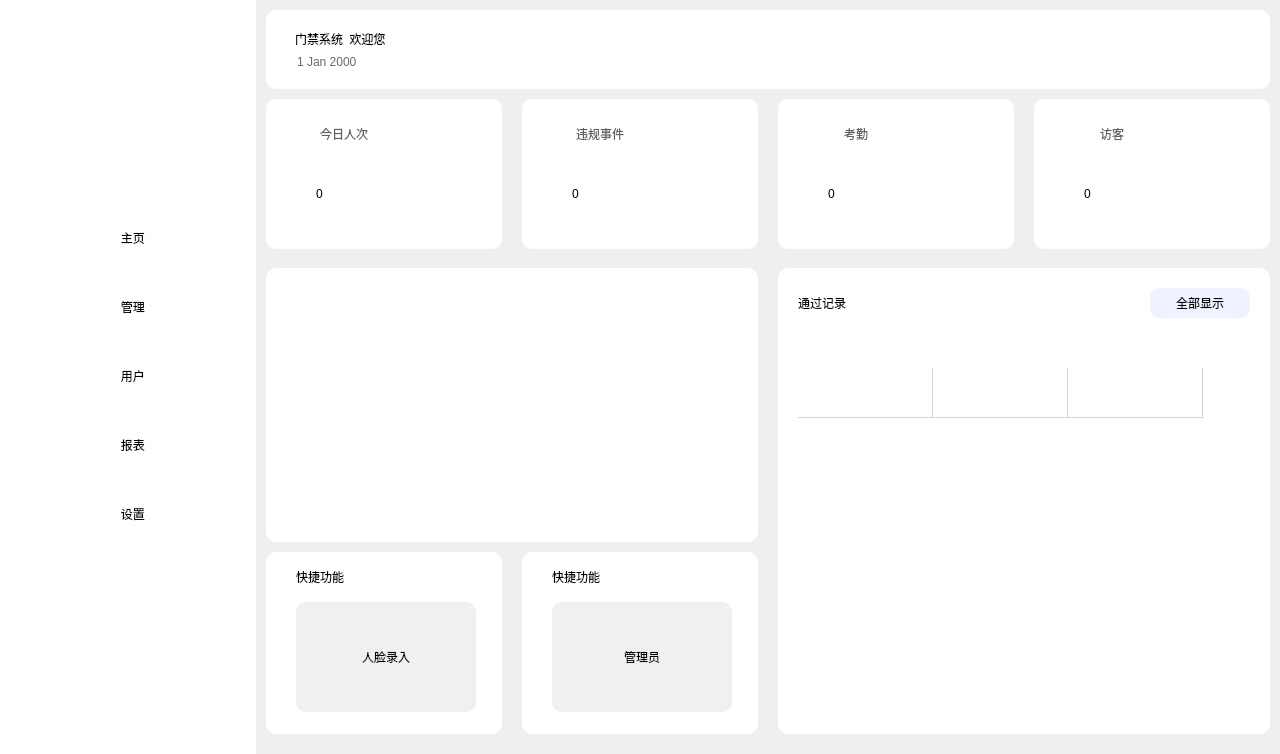
<?xml version="1.0" encoding="UTF-8"?>
<ui version="4.0">
 <class>Dialog</class>
 <widget class="QDialog" name="Dialog">
  <property name="geometry">
   <rect>
    <x>0</x>
    <y>0</y>
    <width>1280</width>
    <height>754</height>
   </rect>
  </property>
  <property name="windowTitle">
   <string>Dialog</string>
  </property>
  <layout class="QHBoxLayout" name="horizontalLayout" stretch="1,4">
   <property name="spacing">
    <number>0</number>
   </property>
   <property name="leftMargin">
    <number>0</number>
   </property>
   <property name="topMargin">
    <number>0</number>
   </property>
   <property name="rightMargin">
    <number>0</number>
   </property>
   <property name="bottomMargin">
    <number>0</number>
   </property>
   <item>
    <widget class="QWidget" name="sidebar_widget" native="true">
     <layout class="QVBoxLayout" name="verticalLayout" stretch="1,3">
      <property name="spacing">
       <number>0</number>
      </property>
      <property name="leftMargin">
       <number>0</number>
      </property>
      <property name="topMargin">
       <number>0</number>
      </property>
      <property name="rightMargin">
       <number>0</number>
      </property>
      <property name="bottomMargin">
       <number>0</number>
      </property>
      <item>
       <widget class="QWidget" name="avatar_widget" native="true">
        <property name="tabletTracking">
         <bool>true</bool>
        </property>
        <property name="layoutDirection">
         <enum>Qt::LeftToRight</enum>
        </property>
        <property name="styleSheet">
         <string notr="true">background-color:  white;
</string>
        </property>
        <layout class="QVBoxLayout" name="verticalLayout_4">
         <property name="spacing">
          <number>10</number>
         </property>
         <property name="leftMargin">
          <number>0</number>
         </property>
         <property name="topMargin">
          <number>20</number>
         </property>
         <property name="rightMargin">
          <number>0</number>
         </property>
         <property name="bottomMargin">
          <number>0</number>
         </property>
         <item>
          <widget class="QPushButton" name="user_page_button">
           <property name="sizePolicy">
            <sizepolicy hsizetype="Minimum" vsizetype="Fixed">
             <horstretch>0</horstretch>
             <verstretch>0</verstretch>
            </sizepolicy>
           </property>
           <property name="styleSheet">
            <string notr="true">border-radius: 40px;

</string>
           </property>
           <property name="text">
            <string/>
           </property>
           <property name="icon">
            <iconset>
             <normaloff>../DoorAccessSystem/icon/账号管理.png</normaloff>../DoorAccessSystem/icon/账号管理.png</iconset>
           </property>
           <property name="iconSize">
            <size>
             <width>100</width>
             <height>100</height>
            </size>
           </property>
          </widget>
         </item>
        </layout>
       </widget>
      </item>
      <item>
       <widget class="QWidget" name="sidebar_button_widget" native="true">
        <property name="sizePolicy">
         <sizepolicy hsizetype="Preferred" vsizetype="Preferred">
          <horstretch>0</horstretch>
          <verstretch>0</verstretch>
         </sizepolicy>
        </property>
        <property name="styleSheet">
         <string notr="true">background-color:  white;</string>
        </property>
        <layout class="QVBoxLayout" name="verticalLayout_3">
         <property name="spacing">
          <number>0</number>
         </property>
         <property name="leftMargin">
          <number>28</number>
         </property>
         <property name="topMargin">
          <number>0</number>
         </property>
         <property name="rightMargin">
          <number>0</number>
         </property>
         <property name="bottomMargin">
          <number>0</number>
         </property>
         <item>
          <widget class="QPushButton" name="home_page_button">
           <property name="sizePolicy">
            <sizepolicy hsizetype="Fixed" vsizetype="Fixed">
             <horstretch>0</horstretch>
             <verstretch>0</verstretch>
            </sizepolicy>
           </property>
           <property name="minimumSize">
            <size>
             <width>40</width>
             <height>50</height>
            </size>
           </property>
           <property name="maximumSize">
            <size>
             <width>200</width>
             <height>40</height>
            </size>
           </property>
           <property name="mouseTracking">
            <bool>true</bool>
           </property>
           <property name="layoutDirection">
            <enum>Qt::LeftToRight</enum>
           </property>
           <property name="styleSheet">
            <string notr="true">
QPushButton
{	border-radius: 10px;
	font: 12pt &quot;黑体&quot;; 
    color:black;
	background-color: rgb(255, 255, 255);
}
/*按钮停留态*/
QPushButton:hover
{	border-radius: 10px;
    color:rgb(27 , 39 , 246);
	background-color:rgb(238 , 243 , 255);
}

/*按钮按下态*/
QPushButton:pressed
{ 	border-radius: 10px;
    background-color:rgb(238 , 243 , 255);
    /*左内边距为3像素，让按下时字向右移动3像素*/  
    padding-left:3px;
    /*上内边距为3像素，让按下时字向下移动3像素*/  
    padding-top:3px;
}</string>
           </property>
           <property name="text">
            <string>   主页</string>
           </property>
           <property name="icon">
            <iconset>
             <normaloff>../DoorAccessSystem/icon/user.png</normaloff>../DoorAccessSystem/icon/user.png</iconset>
           </property>
           <property name="iconSize">
            <size>
             <width>20</width>
             <height>24</height>
            </size>
           </property>
          </widget>
         </item>
         <item>
          <widget class="QPushButton" name="management_button">
           <property name="minimumSize">
            <size>
             <width>40</width>
             <height>50</height>
            </size>
           </property>
           <property name="maximumSize">
            <size>
             <width>200</width>
             <height>40</height>
            </size>
           </property>
           <property name="styleSheet">
            <string notr="true">QPushButton
{	border-radius: 10px;
	font: 12pt &quot;黑体&quot;; 
    color:black;
	background-color: rgb(255, 255, 255);
}
/*按钮停留态*/
QPushButton:hover
{	border-radius: 10px;
    color:rgb(27 , 39 , 246);
	background-color:rgb(238 , 243 , 255);
}

/*按钮按下态*/
QPushButton:pressed
{ 	border-radius: 10px;
    background-color:rgb(238 , 243 , 255);
    /*左内边距为3像素，让按下时字向右移动3像素*/  
    padding-left:3px;
    /*上内边距为3像素，让按下时字向下移动3像素*/  
    padding-top:3px;
}</string>
           </property>
           <property name="text">
            <string>   管理</string>
           </property>
           <property name="icon">
            <iconset>
             <normaloff>../DoorAccessSystem/icon/线性_菜单.png</normaloff>../DoorAccessSystem/icon/线性_菜单.png</iconset>
           </property>
          </widget>
         </item>
         <item>
          <widget class="QPushButton" name="users_page_button">
           <property name="minimumSize">
            <size>
             <width>40</width>
             <height>50</height>
            </size>
           </property>
           <property name="maximumSize">
            <size>
             <width>200</width>
             <height>40</height>
            </size>
           </property>
           <property name="styleSheet">
            <string notr="true">QPushButton
{	border-radius: 10px;
	font: 12pt &quot;黑体&quot;; 
    color:black;
	background-color: rgb(255, 255, 255);
}
/*按钮停留态*/
QPushButton:hover
{	border-radius: 10px;
    color:rgb(27 , 39 , 246);
	background-color:rgb(238 , 243 , 255);
}

/*按钮按下态*/
QPushButton:pressed
{ 	border-radius: 10px;
    background-color:rgb(238 , 243 , 255);
    /*左内边距为3像素，让按下时字向右移动3像素*/  
    padding-left:3px;
    /*上内边距为3像素，让按下时字向下移动3像素*/  
    padding-top:3px;
}</string>
           </property>
           <property name="text">
            <string>   用户</string>
           </property>
           <property name="icon">
            <iconset>
             <normaloff>../DoorAccessSystem/icon/users.png</normaloff>../DoorAccessSystem/icon/users.png</iconset>
           </property>
          </widget>
         </item>
         <item>
          <widget class="QPushButton" name="report_page_button">
           <property name="minimumSize">
            <size>
             <width>40</width>
             <height>50</height>
            </size>
           </property>
           <property name="maximumSize">
            <size>
             <width>200</width>
             <height>40</height>
            </size>
           </property>
           <property name="styleSheet">
            <string notr="true">QPushButton
{	border-radius: 10px;
	font: 12pt &quot;黑体&quot;; 
    color:black;
	background-color: rgb(255, 255, 255);
}
/*按钮停留态*/
QPushButton:hover
{	border-radius: 10px;
    color:rgb(27 , 39 , 246);
	background-color:rgb(238 , 243 , 255);
}

/*按钮按下态*/
QPushButton:pressed
{ 	border-radius: 10px;
    background-color:rgb(238 , 243 , 255);
    /*左内边距为3像素，让按下时字向右移动3像素*/  
    padding-left:3px;
    /*上内边距为3像素，让按下时字向下移动3像素*/  
    padding-top:3px;
}</string>
           </property>
           <property name="text">
            <string>   报表</string>
           </property>
           <property name="icon">
            <iconset>
             <normaloff>../DoorAccessSystem/icon/sheet.png</normaloff>../DoorAccessSystem/icon/sheet.png</iconset>
           </property>
          </widget>
         </item>
         <item>
          <widget class="QPushButton" name="setting_button">
           <property name="minimumSize">
            <size>
             <width>40</width>
             <height>50</height>
            </size>
           </property>
           <property name="maximumSize">
            <size>
             <width>200</width>
             <height>40</height>
            </size>
           </property>
           <property name="styleSheet">
            <string notr="true">QPushButton
{	border-radius: 10px;
	font: 12pt &quot;黑体&quot;; 
    color:black;
	background-color: rgb(255, 255, 255);
}
/*按钮停留态*/
QPushButton:hover
{	border-radius: 10px;
    color:rgb(27 , 39 , 246);
	background-color:rgb(238 , 243 , 255);
}

/*按钮按下态*/
QPushButton:pressed
{ 	border-radius: 10px;
    background-color:rgb(238 , 243 , 255);
    /*左内边距为3像素，让按下时字向右移动3像素*/  
    padding-left:3px;
    /*上内边距为3像素，让按下时字向下移动3像素*/  
    padding-top:3px;
}</string>
           </property>
           <property name="text">
            <string>   设置</string>
           </property>
           <property name="icon">
            <iconset>
             <normaloff>../DoorAccessSystem/icon/setting.png</normaloff>../DoorAccessSystem/icon/setting.png</iconset>
           </property>
          </widget>
         </item>
         <item>
          <spacer name="verticalSpacer">
           <property name="orientation">
            <enum>Qt::Vertical</enum>
           </property>
           <property name="sizeType">
            <enum>QSizePolicy::Fixed</enum>
           </property>
           <property name="sizeHint" stdset="0">
            <size>
             <width>20</width>
             <height>200</height>
            </size>
           </property>
          </spacer>
         </item>
        </layout>
       </widget>
      </item>
     </layout>
    </widget>
   </item>
   <item>
    <widget class="QWidget" name="content_area_widget" native="true">
     <layout class="QVBoxLayout" name="verticalLayout_2" stretch="1,2,6">
      <property name="spacing">
       <number>10</number>
      </property>
      <property name="leftMargin">
       <number>10</number>
      </property>
      <property name="topMargin">
       <number>10</number>
      </property>
      <property name="rightMargin">
       <number>10</number>
      </property>
      <property name="bottomMargin">
       <number>10</number>
      </property>
      <item>
       <widget class="QFrame" name="toolbar_frame_2">
        <property name="styleSheet">
         <string notr="true">border-radius: 10px;
background-color:  white;</string>
        </property>
        <property name="frameShape">
         <enum>QFrame::StyledPanel</enum>
        </property>
        <property name="frameShadow">
         <enum>QFrame::Raised</enum>
        </property>
        <layout class="QHBoxLayout" name="horizontalLayout_3" stretch="20,1">
         <property name="spacing">
          <number>20</number>
         </property>
         <property name="leftMargin">
          <number>20</number>
         </property>
         <property name="topMargin">
          <number>10</number>
         </property>
         <property name="rightMargin">
          <number>20</number>
         </property>
         <property name="bottomMargin">
          <number>10</number>
         </property>
         <item>
          <widget class="QWidget" name="widget" native="true">
           <layout class="QVBoxLayout" name="verticalLayout_5">
            <item>
             <widget class="QLabel" name="toolbar_label_6">
              <property name="styleSheet">
               <string notr="true">font: 14pt &quot;黑体&quot;;</string>
              </property>
              <property name="text">
               <string>门禁系统  欢迎您</string>
              </property>
             </widget>
            </item>
            <item>
             <widget class="QDateEdit" name="dateEdit">
              <property name="autoFillBackground">
               <bool>false</bool>
              </property>
              <property name="styleSheet">
               <string notr="true">font: 10pt &quot;黑体&quot;;
color: rgb(106, 106, 106);</string>
              </property>
              <property name="readOnly">
               <bool>true</bool>
              </property>
              <property name="buttonSymbols">
               <enum>QAbstractSpinBox::NoButtons</enum>
              </property>
             </widget>
            </item>
           </layout>
          </widget>
         </item>
         <item>
          <widget class="QPushButton" name="user_page_button_2">
           <property name="styleSheet">
            <string notr="true">border-radius: 10px;</string>
           </property>
           <property name="text">
            <string/>
           </property>
           <property name="icon">
            <iconset>
             <normaloff>../DoorAccessSystem/icon/账号管理.png</normaloff>../DoorAccessSystem/icon/账号管理.png</iconset>
           </property>
           <property name="iconSize">
            <size>
             <width>50</width>
             <height>50</height>
            </size>
           </property>
          </widget>
         </item>
        </layout>
       </widget>
      </item>
      <item>
       <widget class="QWidget" name="widget_5" native="true">
        <widget class="QPushButton" name="today_count_button">
         <property name="enabled">
          <bool>true</bool>
         </property>
         <property name="geometry">
          <rect>
           <x>0</x>
           <y>0</y>
           <width>236</width>
           <height>150</height>
          </rect>
         </property>
         <property name="sizePolicy">
          <sizepolicy hsizetype="Preferred" vsizetype="Preferred">
           <horstretch>0</horstretch>
           <verstretch>0</verstretch>
          </sizepolicy>
         </property>
         <property name="minimumSize">
          <size>
           <width>0</width>
           <height>150</height>
          </size>
         </property>
         <property name="sizeIncrement">
          <size>
           <width>0</width>
           <height>0</height>
          </size>
         </property>
         <property name="baseSize">
          <size>
           <width>0</width>
           <height>0</height>
          </size>
         </property>
         <property name="contextMenuPolicy">
          <enum>Qt::DefaultContextMenu</enum>
         </property>
         <property name="toolTipDuration">
          <number>-1</number>
         </property>
         <property name="layoutDirection">
          <enum>Qt::LeftToRight</enum>
         </property>
         <property name="autoFillBackground">
          <bool>false</bool>
         </property>
         <property name="styleSheet">
          <string notr="true">QPushButton {
	border-radius: 10px;
	background-color:  white;
	font: 12pt &quot;黑体&quot;;
	color: rgb(95, 95, 95);
    padding-right: 80px; 
    padding-bottom: 80px;
}

/*按钮按下态*/
QPushButton:pressed
{   /*左内边距为3像素，让按下时字向右移动3像素*/  
    padding-left:3px;
    /*上内边距为3像素，让按下时字向下移动3像素*/  
    padding-top:3px;
}</string>
         </property>
         <property name="text">
          <string>今日人次</string>
         </property>
         <property name="icon">
          <iconset>
           <normaloff>../DoorAccessSystem/icon/今日人数.png</normaloff>../DoorAccessSystem/icon/今日人数.png</iconset>
         </property>
         <property name="iconSize">
          <size>
           <width>50</width>
           <height>50</height>
          </size>
         </property>
         <property name="autoRepeatDelay">
          <number>300</number>
         </property>
        </widget>
        <widget class="QPushButton" name="breach_event_button">
         <property name="geometry">
          <rect>
           <x>256</x>
           <y>0</y>
           <width>236</width>
           <height>150</height>
          </rect>
         </property>
         <property name="minimumSize">
          <size>
           <width>0</width>
           <height>150</height>
          </size>
         </property>
         <property name="styleSheet">
          <string notr="true">QPushButton {
	border-radius: 10px;
	background-color:  white;
	font: 12pt &quot;黑体&quot;;
	color: rgb(95, 95, 95);
    padding-right: 80px; 
    padding-bottom: 80px;
}

/*按钮按下态*/
QPushButton:pressed
{   /*左内边距为3像素，让按下时字向右移动3像素*/  
    padding-left:3px;
    /*上内边距为3像素，让按下时字向下移动3像素*/  
    padding-top:3px;
}</string>
         </property>
         <property name="text">
          <string>违规事件</string>
         </property>
         <property name="icon">
          <iconset>
           <normaloff>../DoorAccessSystem/icon/总人数.png</normaloff>../DoorAccessSystem/icon/总人数.png</iconset>
         </property>
         <property name="iconSize">
          <size>
           <width>50</width>
           <height>50</height>
          </size>
         </property>
         <property name="autoDefault">
          <bool>true</bool>
         </property>
         <property name="default">
          <bool>false</bool>
         </property>
         <property name="flat">
          <bool>false</bool>
         </property>
        </widget>
        <widget class="QPushButton" name="attendance_button">
         <property name="geometry">
          <rect>
           <x>512</x>
           <y>0</y>
           <width>236</width>
           <height>150</height>
          </rect>
         </property>
         <property name="minimumSize">
          <size>
           <width>0</width>
           <height>150</height>
          </size>
         </property>
         <property name="styleSheet">
          <string notr="true">QPushButton {
	border-radius: 10px;
	background-color:  white;
	font: 12pt &quot;黑体&quot;;
	color: rgb(95, 95, 95);
    padding-right: 80px; 
    padding-bottom: 80px;
}

/*按钮按下态*/
QPushButton:pressed
{   /*左内边距为3像素，让按下时字向右移动3像素*/  
    padding-left:3px;
    /*上内边距为3像素，让按下时字向下移动3像素*/  
    padding-top:3px;
}</string>
         </property>
         <property name="text">
          <string>考勤</string>
         </property>
         <property name="icon">
          <iconset>
           <normaloff>../DoorAccessSystem/icon/考勤.png</normaloff>../DoorAccessSystem/icon/考勤.png</iconset>
         </property>
         <property name="iconSize">
          <size>
           <width>50</width>
           <height>50</height>
          </size>
         </property>
         <property name="autoDefault">
          <bool>true</bool>
         </property>
         <property name="default">
          <bool>false</bool>
         </property>
         <property name="flat">
          <bool>false</bool>
         </property>
        </widget>
        <widget class="QPushButton" name="visitors_button">
         <property name="geometry">
          <rect>
           <x>768</x>
           <y>0</y>
           <width>236</width>
           <height>150</height>
          </rect>
         </property>
         <property name="minimumSize">
          <size>
           <width>0</width>
           <height>150</height>
          </size>
         </property>
         <property name="styleSheet">
          <string notr="true">QPushButton {
	border-radius: 10px;
	background-color:  white;
	font: 12pt &quot;黑体&quot;;
	color: rgb(95, 95, 95);
    padding-right: 80px; 
    padding-bottom: 80px;
}

/*按钮按下态*/
QPushButton:pressed
{   /*左内边距为3像素，让按下时字向右移动3像素*/  
    padding-left:3px;
    /*上内边距为3像素，让按下时字向下移动3像素*/  
    padding-top:3px;
}</string>
         </property>
         <property name="text">
          <string>访客</string>
         </property>
         <property name="icon">
          <iconset>
           <normaloff>../DoorAccessSystem/icon/访客.png</normaloff>../DoorAccessSystem/icon/访客.png</iconset>
         </property>
         <property name="iconSize">
          <size>
           <width>50</width>
           <height>50</height>
          </size>
         </property>
        </widget>
        <widget class="QLabel" name="today_count_label">
         <property name="geometry">
          <rect>
           <x>50</x>
           <y>80</y>
           <width>80</width>
           <height>30</height>
          </rect>
         </property>
         <property name="styleSheet">
          <string notr="true">font: 20pt &quot;黑体&quot;;
</string>
         </property>
         <property name="text">
          <string>0</string>
         </property>
        </widget>
        <widget class="QLabel" name="breach_event_label">
         <property name="geometry">
          <rect>
           <x>306</x>
           <y>80</y>
           <width>80</width>
           <height>30</height>
          </rect>
         </property>
         <property name="styleSheet">
          <string notr="true">font: 20pt &quot;黑体&quot;;
</string>
         </property>
         <property name="text">
          <string>0</string>
         </property>
        </widget>
        <widget class="QLabel" name="attendance_label">
         <property name="geometry">
          <rect>
           <x>562</x>
           <y>80</y>
           <width>80</width>
           <height>30</height>
          </rect>
         </property>
         <property name="styleSheet">
          <string notr="true">font: 20pt &quot;黑体&quot;;
</string>
         </property>
         <property name="text">
          <string>0</string>
         </property>
        </widget>
        <widget class="QLabel" name="visitors_label">
         <property name="geometry">
          <rect>
           <x>818</x>
           <y>80</y>
           <width>80</width>
           <height>30</height>
          </rect>
         </property>
         <property name="styleSheet">
          <string notr="true">font: 20pt &quot;黑体&quot;;
</string>
         </property>
         <property name="text">
          <string>0</string>
         </property>
        </widget>
        <zorder>breach_event_button</zorder>
        <zorder>today_count_button</zorder>
        <zorder>attendance_button</zorder>
        <zorder>visitors_button</zorder>
        <zorder>today_count_label</zorder>
        <zorder>breach_event_label</zorder>
        <zorder>attendance_label</zorder>
        <zorder>visitors_label</zorder>
       </widget>
      </item>
      <item>
       <widget class="QWidget" name="widget_6" native="true">
        <layout class="QHBoxLayout" name="horizontalLayout_4">
         <property name="spacing">
          <number>20</number>
         </property>
         <property name="leftMargin">
          <number>0</number>
         </property>
         <property name="topMargin">
          <number>0</number>
         </property>
         <property name="rightMargin">
          <number>0</number>
         </property>
         <property name="bottomMargin">
          <number>10</number>
         </property>
         <item>
          <widget class="QWidget" name="widget_8" native="true">
           <property name="styleSheet">
            <string notr="true">border-radius: 10px;
</string>
           </property>
           <layout class="QGridLayout" name="gridLayout" rowstretch="3,2" columnstretch="0,0">
            <property name="leftMargin">
             <number>0</number>
            </property>
            <property name="topMargin">
             <number>0</number>
            </property>
            <property name="rightMargin">
             <number>0</number>
            </property>
            <property name="bottomMargin">
             <number>0</number>
            </property>
            <property name="horizontalSpacing">
             <number>20</number>
            </property>
            <property name="verticalSpacing">
             <number>10</number>
            </property>
            <item row="0" column="0" colspan="2">
             <widget class="QWidget" name="daily_headcounts_chart_widget" native="true">
              <property name="styleSheet">
               <string notr="true">border-radius: 10px;
background-color:  white;</string>
              </property>
             </widget>
            </item>
            <item row="1" column="0">
             <widget class="QWidget" name="widget_26" native="true">
              <property name="styleSheet">
               <string notr="true">border-radius: 10px;
background-color:  white;</string>
              </property>
              <widget class="QLabel" name="label_3">
               <property name="geometry">
                <rect>
                 <x>30</x>
                 <y>10</y>
                 <width>80</width>
                 <height>30</height>
                </rect>
               </property>
               <property name="styleSheet">
                <string notr="true">font: 12pt &quot;幼圆&quot;;</string>
               </property>
               <property name="text">
                <string>快捷功能</string>
               </property>
              </widget>
              <widget class="QPushButton" name="face_import_button">
               <property name="geometry">
                <rect>
                 <x>30</x>
                 <y>50</y>
                 <width>180</width>
                 <height>110</height>
                </rect>
               </property>
               <property name="layoutDirection">
                <enum>Qt::LeftToRight</enum>
               </property>
               <property name="autoFillBackground">
                <bool>false</bool>
               </property>
               <property name="styleSheet">
                <string notr="true">QPushButton
{	font: 12pt &quot;黑体&quot;;
	background-color: rgb(240, 240, 240);
	border-radius: 10px;
    color:black;
}

/*按钮按下态*/
QPushButton:pressed
{ 	border-radius: 10px;
    background-color: rgb(240, 240, 240);
    /*左内边距为3像素，让按下时字向右移动3像素*/  
    padding-left:3px;
    /*上内边距为3像素，让按下时字向下移动3像素*/  
    padding-top:3px;
}</string>
               </property>
               <property name="text">
                <string>人脸录入</string>
               </property>
               <property name="icon">
                <iconset>
                 <normaloff>icon/人脸识别.png</normaloff>icon/人脸识别.png</iconset>
               </property>
               <property name="iconSize">
                <size>
                 <width>50</width>
                 <height>50</height>
                </size>
               </property>
               <property name="checkable">
                <bool>false</bool>
               </property>
               <property name="flat">
                <bool>false</bool>
               </property>
              </widget>
             </widget>
            </item>
            <item row="1" column="1">
             <widget class="QWidget" name="widget_27" native="true">
              <property name="styleSheet">
               <string notr="true">border-radius: 10px;
background-color:  white;</string>
              </property>
              <widget class="QLabel" name="label_4">
               <property name="geometry">
                <rect>
                 <x>30</x>
                 <y>10</y>
                 <width>80</width>
                 <height>30</height>
                </rect>
               </property>
               <property name="styleSheet">
                <string notr="true">font: 12pt &quot;幼圆&quot;;</string>
               </property>
               <property name="text">
                <string>快捷功能</string>
               </property>
              </widget>
              <widget class="QPushButton" name="admin_accounts_Button">
               <property name="geometry">
                <rect>
                 <x>30</x>
                 <y>50</y>
                 <width>180</width>
                 <height>110</height>
                </rect>
               </property>
               <property name="layoutDirection">
                <enum>Qt::LeftToRight</enum>
               </property>
               <property name="autoFillBackground">
                <bool>false</bool>
               </property>
               <property name="styleSheet">
                <string notr="true">QPushButton
{	font: 12pt &quot;黑体&quot;;
	background-color: rgb(240, 240, 240);
	border-radius: 10px;
    color:black;
}

/*按钮按下态*/
QPushButton:pressed
{ 	border-radius: 10px;
    background-color: rgb(240, 240, 240);
    /*左内边距为3像素，让按下时字向右移动3像素*/  
    padding-left:3px;
    /*上内边距为3像素，让按下时字向下移动3像素*/  
    padding-top:3px;
}</string>
               </property>
               <property name="text">
                <string>管理员</string>
               </property>
               <property name="icon">
                <iconset>
                 <normaloff>icon/访客准入.png</normaloff>icon/访客准入.png</iconset>
               </property>
               <property name="iconSize">
                <size>
                 <width>50</width>
                 <height>50</height>
                </size>
               </property>
               <property name="checkable">
                <bool>false</bool>
               </property>
               <property name="flat">
                <bool>false</bool>
               </property>
              </widget>
             </widget>
            </item>
           </layout>
          </widget>
         </item>
         <item>
          <widget class="QWidget" name="widget_7" native="true">
           <property name="styleSheet">
            <string notr="true">border-radius: 10px;
background-color:  white;</string>
           </property>
           <layout class="QGridLayout" name="gridLayout_2" rowstretch="0,0" columnstretch="0,0">
            <property name="leftMargin">
             <number>20</number>
            </property>
            <property name="topMargin">
             <number>20</number>
            </property>
            <property name="rightMargin">
             <number>20</number>
            </property>
            <property name="bottomMargin">
             <number>20</number>
            </property>
            <property name="horizontalSpacing">
             <number>20</number>
            </property>
            <property name="verticalSpacing">
             <number>50</number>
            </property>
            <item row="0" column="1">
             <widget class="QPushButton" name="show_records_button">
              <property name="minimumSize">
               <size>
                <width>100</width>
                <height>30</height>
               </size>
              </property>
              <property name="maximumSize">
               <size>
                <width>100</width>
                <height>30</height>
               </size>
              </property>
              <property name="styleSheet">
               <string notr="true">QPushButton
{	border-radius: 10px;
	font: 12pt &quot;黑体&quot;; 
    color:black;
	background-color: rgb(238 , 243 , 255);
}
/*按钮停留态*/
QPushButton:hover
{	border-radius: 10px;
    color:rgb(27 , 39 , 246);
	background-color:rgb(238 , 243 , 255);
}

/*按钮按下态*/
QPushButton:pressed
{ 	border-radius: 10px;
    background-color:rgb(238 , 243 , 255);
    /*左内边距为3像素，让按下时字向右移动3像素*/  
    padding-left:3px;
    /*上内边距为3像素，让按下时字向下移动3像素*/  
    padding-top:3px;
}</string>
              </property>
              <property name="text">
               <string>全部显示</string>
              </property>
             </widget>
            </item>
            <item row="0" column="0">
             <widget class="QLabel" name="label_2">
              <property name="minimumSize">
               <size>
                <width>100</width>
                <height>0</height>
               </size>
              </property>
              <property name="styleSheet">
               <string notr="true">font: 14pt &quot;幼圆&quot;;</string>
              </property>
              <property name="text">
               <string>通过记录</string>
              </property>
             </widget>
            </item>
            <item row="1" column="0" colspan="2">
             <widget class="QTableWidget" name="tableWidget">
              <property name="sizePolicy">
               <sizepolicy hsizetype="Preferred" vsizetype="Preferred">
                <horstretch>0</horstretch>
                <verstretch>0</verstretch>
               </sizepolicy>
              </property>
              <property name="maximumSize">
               <size>
                <width>16777215</width>
                <height>16777215</height>
               </size>
              </property>
              <property name="styleSheet">
               <string notr="true">font: 12pt &quot;黑体&quot;;</string>
              </property>
              <property name="autoScroll">
               <bool>true</bool>
              </property>
              <attribute name="horizontalHeaderVisible">
               <bool>false</bool>
              </attribute>
              <attribute name="horizontalHeaderDefaultSectionSize">
               <number>135</number>
              </attribute>
              <attribute name="horizontalHeaderMinimumSectionSize">
               <number>0</number>
              </attribute>
              <attribute name="verticalHeaderVisible">
               <bool>false</bool>
              </attribute>
              <attribute name="verticalHeaderDefaultSectionSize">
               <number>50</number>
              </attribute>
              <attribute name="verticalHeaderMinimumSectionSize">
               <number>0</number>
              </attribute>
              <row>
               <property name="text">
                <string>新建行</string>
               </property>
              </row>
              <column>
               <property name="text">
                <string>姓名</string>
               </property>
               <property name="font">
                <font>
                 <family>黑体</family>
                 <pointsize>10</pointsize>
                </font>
               </property>
              </column>
              <column>
               <property name="text">
                <string>类型</string>
               </property>
              </column>
              <column>
               <property name="text">
                <string>通过时间</string>
               </property>
               <property name="font">
                <font>
                 <family>黑体</family>
                 <pointsize>10</pointsize>
                </font>
               </property>
               <property name="background">
                <color>
                 <red>255</red>
                 <green>255</green>
                 <blue>255</blue>
                </color>
               </property>
              </column>
             </widget>
            </item>
           </layout>
          </widget>
         </item>
        </layout>
       </widget>
      </item>
     </layout>
    </widget>
   </item>
  </layout>
 </widget>
 <resources/>
 <connections/>
</ui>
